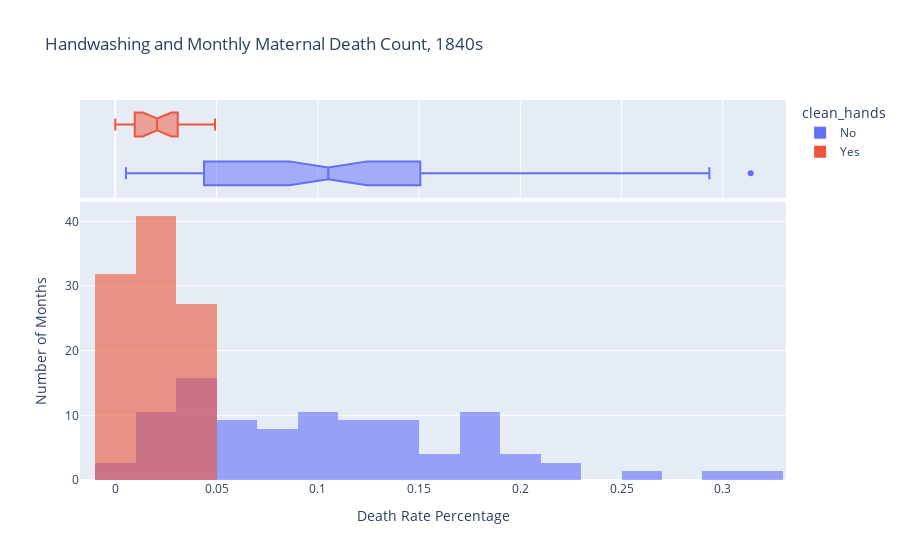

The notebook cell saved with this chart:
### Markdown cell above
### Use Histograms to Visualise the Monthly Distribution of Outcomes

**Challenge**: Create a [plotly histogram](https://plotly.com/python/histograms/) to show the monthly percentage of deaths. 

* Use docs to check out the available parameters. Use the [`color` parameter](https://plotly.github.io/plotly.py-docs/generated/plotly.express.histogram.html) to display two overlapping histograms.
* The time period of handwashing is shorter than not handwashing. Change `histnorm` to `percent` to make the time periods comparable. 
* Make the histograms slighlty transparent
* Experiment with the number of bins on the histogram. Which number work well in communicating the range of outcomes?
* Just for fun, display your box plot on the top of the histogram using the `marginal` parameter.

### Code cell
monthly_hist = px.histogram(df_monthly, x='pct_deaths',
                            color='clean_hands',
                            histnorm='percent',
                            opacity=.6,
                            barmode='overlay',
                            nbins=30,
                            marginal='box',
                            title="Handwashing and Monthly Maternal Death Count, 1840s")

monthly_hist.update_layout(xaxis_title='Death Rate Percentage', yaxis_title='Number of Months')
monthly_hist.show()

### Figure 1 — Plotly figure (JSON) as saved in the notebook; plotly's stock layout.template omitted (floating-point values rounded to 4 significant figures)
{"data": [{"alignmentgroup": "True", "bingroup": "x", "histnorm": "percent", "hovertemplate": "clean_hands=No<br>pct_deaths=%{x}<br>percent=%{y}<extra></extra>", "legendgroup": "No", "marker": {"color": "#636efa", "opacity": 0.6, "pattern": {"shape": ""}}, "name": "No", "nbinsx": 30, "offsetgroup": "No", "orientation": "v", "showlegend": true, "type": "histogram", "x": [0.1457, 0.07531, 0.04332, 0.01569, 0.007843, 0.05, 0.08421, 0.01351, 0.01878, 0.1102, 0.2255, 0.2085, 0.1222, 0.1023, 0.1074, 0.03226, 0.06593, 0.2078, 0.2546, 0.1839, 0.2934, 0.2297, 0.3138, 0.1912, 0.1597, 0.1241, 0.1193, 0.06098, 0.04082, 0.005236, 0.01554, 0.02262, 0.176, 0.07143, 0.08051, 0.1516, 0.1128, 0.1703, 0.1731, 0.05833, 0.02679, 0.04369, 0.0632, 0.01224, 0.03226, 0.1102, 0.1055, 0.07591, 0.04745, 0.04452, 0.04231, 0.04392, 0.07143, 0.06122, 0.03586, 0.1055, 0.1484, 0.1094, 0.1049, 0.1339, 0.1809, 0.1543, 0.1897, 0.1344, 0.1015, 0.131, 0.1806, 0.1439, 0.1496, 0.1077, 0.05369, 0.03215, 0.01923, 0.03607, 0.1827, 0.1224], "xaxis": "x", "yaxis": "y"}, {"alignmentgroup": "True", "hovertemplate": "clean_hands=No<br>pct_deaths=%{x}<extra></extra>", "legendgroup": "No", "marker": {"color": "#636efa"}, "name": "No", "notched": true, "offsetgroup": "No", "showlegend": false, "type": "box", "x": [0.1457, 0.07531, 0.04332, 0.01569, 0.007843, 0.05, 0.08421, 0.01351, 0.01878, 0.1102, 0.2255, 0.2085, 0.1222, 0.1023, 0.1074, 0.03226, 0.06593, 0.2078, 0.2546, 0.1839, 0.2934, 0.2297, 0.3138, 0.1912, 0.1597, 0.1241, 0.1193, 0.06098, 0.04082, 0.005236, 0.01554, 0.02262, 0.176, 0.07143, 0.08051, 0.1516, 0.1128, 0.1703, 0.1731, 0.05833, 0.02679, 0.04369, 0.0632, 0.01224, 0.03226, 0.1102, 0.1055, 0.07591, 0.04745, 0.04452, 0.04231, 0.04392, 0.07143, 0.06122, 0.03586, 0.1055, 0.1484, 0.1094, 0.1049, 0.1339, 0.1809, 0.1543, 0.1897, 0.1344, 0.1015, 0.131, 0.1806, 0.1439, 0.1496, 0.1077, 0.05369, 0.03215, 0.01923, 0.03607, 0.1827, 0.1224], "xaxis": "x2", "yaxis": "y2"}, {"alignmentgroup": "True", "bingroup": "x", "histnorm": "percent", "hovertemplate": "clean_hands=Yes<br>pct_deaths=%{x}<br>percent=%{y}<extra></extra>", "legendgroup": "Yes", "marker": {"color": "#EF553B", "opacity": 0.6, "pattern": {"shape": ""}}, "name": "Yes", "nbinsx": 30, "offsetgroup": "Yes", "orientation": "v", "showlegend": true, "type": "histogram", "x": [0.02239, 0.012, 0.01894, 0.0458, 0.03957, 0.04472, 0.0293, 0.03534, 0.006873, 0, 0.006557, 0.009585, 0.01136, 0.003717, 0, 0.009615, 0.02341, 0.02903, 0.0134, 0.02233, 0.03085, 0.04926], "xaxis": "x", "yaxis": "y"}, {"alignmentgroup": "True", "hovertemplate": "clean_hands=Yes<br>pct_deaths=%{x}<extra></extra>", "legendgroup": "Yes", "marker": {"color": "#EF553B"}, "name": "Yes", "notched": true, "offsetgroup": "Yes", "showlegend": false, "type": "box", "x": [0.02239, 0.012, 0.01894, 0.0458, 0.03957, 0.04472, 0.0293, 0.03534, 0.006873, 0, 0.006557, 0.009585, 0.01136, 0.003717, 0, 0.009615, 0.02341, 0.02903, 0.0134, 0.02233, 0.03085, 0.04926], "xaxis": "x2", "yaxis": "y2"}], "layout": {"barmode": "overlay", "legend": {"title": {"text": "clean_hands"}, "tracegroupgap": 0}, "title": {"text": "Handwashing and Monthly Maternal Death Count, 1840s"}, "xaxis": {"anchor": "y", "domain": [0, 1], "title": {"text": "Death Rate Percentage"}}, "xaxis2": {"anchor": "y2", "domain": [0, 1], "matches": "x", "showgrid": true, "showticklabels": false}, "yaxis": {"anchor": "x", "domain": [0, 0.7326], "title": {"text": "Number of Months"}}, "yaxis2": {"anchor": "x2", "domain": [0.7426, 1], "matches": "y2", "showgrid": false, "showline": false, "showticklabels": false, "ticks": ""}}}
